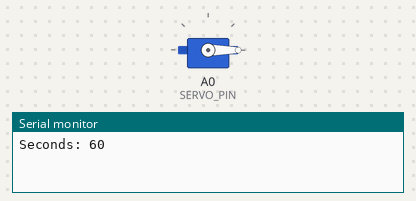
A sketch run on a simulated Arduino Uno, built with avr-gcc and run on an emulated ATmega328P. Parts: servo, the last lines printed to the serial monitor.

Above: at 0.1 s.
At 9.0 s:
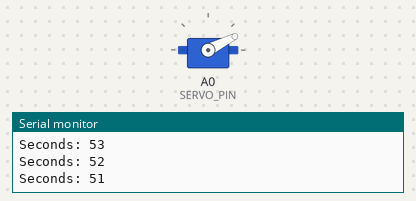
At 19.0 s:
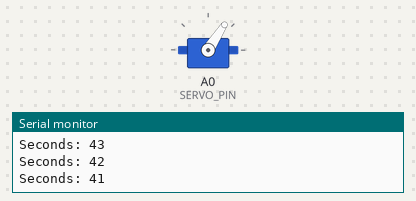
At 39.0 s:
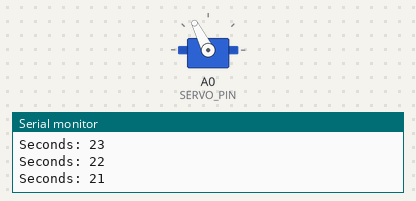
Timing chart, 0 to 40.0 s (numbered marks = the images above):
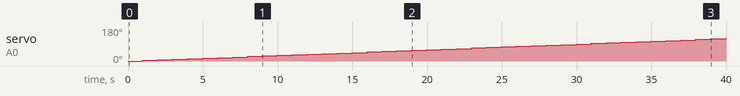

Measured:
- by itself, servo on A0 (SERVO_PIN): moves from 0° to 120° over 39.0 s

The sketch:

e2.ino
```cpp
// (C) __Marcus Berggren, Carl Vågfelt Nihlmar, Ibrahim Alzoubi, group: 4 __ (2025)
// Work package 4
// Exercise 2
// Submission code: 250204

/**
 * This program uses Timer interrupts to periodically (once per second) update
 * the servo motor according the timer value that's left.
 *
 * Purpose: Learn about timer interrupts and update servo according to timer
 * value.
 *
 * Source for setting up timer1 in Arduino Uno:
 * https://www.instructables.com/Arduino-Timer-Interrupts/
 */

// ---- Include section -------------------------------------------------------
#include <Servo.h>           // Import the servo library

// ---- Define section --------------------------------------------------------

#define SERVO_PIN A0         // Analog pin to the servo motor
#define CLOCK_SPEED 16000000 // Clock speed of Uno
#define PRESCALER   1024     // Slow down speed of timer by dividing the freq:
                             // taking Uno clock speed (16MHz) / prescaler
#define INTERVAL    1        // The time interval to update LEDs
#define COUNTS_PER_SECOND 61 // Number of timer2 overflows in 1 second


// ---- Define variables ---------------------------------------------------

int counter = 0;                // Counter ISR uses to update new_data flag
int timer = 60;                 // The main countdown timer 60-0 in the program

Servo servo_A0;                 // Defining the servo motor used
volatile bool new_data = false; // Variable used in ISR to flag if servo
                                // should run.


// ---- Function declarations -------------------------------------------------
// Function that rotates the servo motor based on the timer value
void rotate_servo();

// ---- Setup section ---------------------------------------------------------

/* Information for the setup:
The clock speed for an Arduino Uno is 16MHz (16,000,000 Hz). Timer0 and
timer2 are 8 bit timers, so they can store max counter value of 255. Timer1 is
ideal but it is in use by Servo.h library.

Timer0, timer1 and timer2 can all utilize the same max precaler value of 1024.
Timer2 sets it with TCCR2B and clock select bits to 1 for all three CS22, CS21
and CS20.

For the timer2 with 8 bits it would be 256 / 16,000,000 (~0.16ms). To
interrupt every second we can use a prescaler, but in order to go under 256 we
need to divide the calculations even further:
Hz = clock speed / prescaler / counter

The counter needs to be incremented within the ISR until it goes over the
threshold.

Actual conversion:
(CLOCK_SPEED / (PRESCALER * INTERVAL) / COUNTS_PER_SECOND) - 1

Since it's zero-indexed there's a -1 above.

Compare match register (CMR)
CMR = 255,147 = (16,000,000 / (1024 * 1) / 61) - 1
*/

// Executed once for setup
void setup() {

    // Enable printing to the serial output
    Serial.begin(9600);

    // Connect pin to the servo
    servo_A0.attach(SERVO_PIN);
    // Move servo to degree 0
    servo_A0.write(0);

    // Print out 60s to the serial output
    Serial.print("Seconds: ");
    Serial.println(timer);

    // ---- Setting up the timer interruption logic using timer2

    // Stop all interrupts
    cli();

    // Calculating compare match register (CMR) according to equation above
    int CMR = (CLOCK_SPEED / (PRESCALER * INTERVAL) / COUNTS_PER_SECOND) - 1;

    // Sets timer1 to interrupt at 1Hz
    TCCR2A = 0; // Timer Counter Control Register 2A, controls operation mode
    TCCR2B = 0; // Timer Counter Control Register 2B, controls operation mode
    TCNT2  = 0; // Timer that's incremented

    // Setting the CMR, it's the value TCNT2 is compared against
    OCR2A = CMR;

    /* Using Clear Timer on Compare Match (CTC) mode will clear the timer after
    TCNT2 matches OCR2A, so we use bitwise OR to set WGM21 to true */
    TCCR2A |= (1 << WGM21);

    // Set the CS22, CC21 and CS20 in a prescale of 1024
    TCCR2B |= (1 << CS22) | (1 << CS21) | (1 << CS20);

    /* Enabling OCIE2A on TIMSK2 (Timer Interrupt Mask) means that an interrupt
    is created whenever timer value TCNT2 matches 0CR2A */
    TIMSK2 |= (1 << OCIE2A);

    // Calling sei() to allow interrupts again
    sei();

}

// ---- Interrupt ---------------------
/**
 * Timer2 Interrupt Service Routine (ISR)
 * Triggered every 0.16ms. When counter goes up to COUNTS_PER_SECOND the
 * counter starts over and new_data will flag that method should be run in main
 * loop.
 */
ISR(TIMER2_COMPA_vect) {

    // Checks if counter is equal to or has surpassed defined max count
    if (counter >= COUNTS_PER_SECOND && timer > 0) {
        // When counter reaches COUNTS_PER_SECOND we reset it again
        counter = 0;

        // Flags that there should be an update made
        new_data = true;

        // Decrement timer to use
        timer--;
        // Print out the information to the output
        Serial.print("Seconds: ");
        Serial.println(timer);

    }

    // Increments counter until it reaches max count and then starts over
    counter++;
}

// ---- Loop section ----------------------------------------------------------
// Inifinite loop running
void loop() {

    /* new_data gets flagged from the ISR, when it is true the method inside
    will run and then set it to false again */
    if (new_data) {
        // Run the movement of the servo
        rotate_servo();

        // Change the flag back to false
        new_data = false;
    }
}

// ------ Function definitions ------------------------------------------------
/**
 * Function that maps the current timer count to a degree and then rotates the
 * servo accordingly.
 */
void rotate_servo() {
    // Map the current second (0-59) to a degree value (0-180)
    int degrees = map(timer, 60, 0, 0, 180);
    // Rotated the servo to the passed degree
    servo_A0.write(degrees);
}
```
